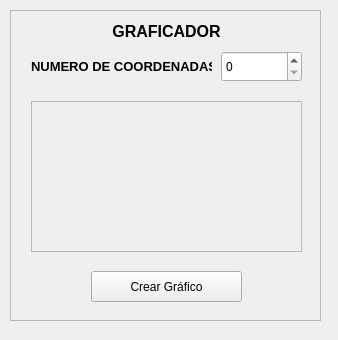
<?xml version="1.0" encoding="UTF-8"?>
<ui version="4.0">
 <class>Form</class>
 <widget class="QWidget" name="Form">
  <property name="geometry">
   <rect>
    <x>0</x>
    <y>0</y>
    <width>338</width>
    <height>340</height>
   </rect>
  </property>
  <property name="windowTitle">
   <string>Form</string>
  </property>
  <widget class="QScrollArea" name="scrollArea">
   <property name="geometry">
    <rect>
     <x>10</x>
     <y>10</y>
     <width>311</width>
     <height>311</height>
    </rect>
   </property>
   <property name="widgetResizable">
    <bool>true</bool>
   </property>
   <widget class="QWidget" name="scrollAreaWidgetContents">
    <property name="geometry">
     <rect>
      <x>0</x>
      <y>0</y>
      <width>309</width>
      <height>309</height>
     </rect>
    </property>
    <widget class="QLabel" name="label_2">
     <property name="geometry">
      <rect>
       <x>20</x>
       <y>40</y>
       <width>181</width>
       <height>31</height>
      </rect>
     </property>
     <property name="font">
      <font>
       <pointsize>10</pointsize>
       <weight>75</weight>
       <bold>true</bold>
      </font>
     </property>
     <property name="text">
      <string>NUMERO DE COORDENADAS:</string>
     </property>
    </widget>
    <widget class="QLabel" name="label">
     <property name="geometry">
      <rect>
       <x>100</x>
       <y>10</y>
       <width>111</width>
       <height>21</height>
      </rect>
     </property>
     <property name="font">
      <font>
       <pointsize>12</pointsize>
       <weight>75</weight>
       <bold>true</bold>
      </font>
     </property>
     <property name="text">
      <string>GRAFICADOR</string>
     </property>
     <property name="alignment">
      <set>Qt::AlignCenter</set>
     </property>
    </widget>
    <widget class="QSpinBox" name="spinBox">
     <property name="geometry">
      <rect>
       <x>210</x>
       <y>40</y>
       <width>81</width>
       <height>31</height>
      </rect>
     </property>
    </widget>
    <widget class="QScrollArea" name="scrollArea_3">
     <property name="geometry">
      <rect>
       <x>20</x>
       <y>90</y>
       <width>271</width>
       <height>151</height>
      </rect>
     </property>
     <property name="widgetResizable">
      <bool>true</bool>
     </property>
     <widget class="QWidget" name="scrollAreaWidgetContents_3">
      <property name="geometry">
       <rect>
        <x>0</x>
        <y>0</y>
        <width>269</width>
        <height>149</height>
       </rect>
      </property>
      <widget class="QWidget" name="gridLayoutWidget">
       <property name="geometry">
        <rect>
         <x>0</x>
         <y>0</y>
         <width>271</width>
         <height>151</height>
        </rect>
       </property>
       <layout class="QGridLayout" name="gridLayout"/>
      </widget>
     </widget>
    </widget>
    <widget class="QPushButton" name="btnCrearGrafico">
     <property name="geometry">
      <rect>
       <x>80</x>
       <y>260</y>
       <width>151</width>
       <height>31</height>
      </rect>
     </property>
     <property name="text">
      <string>Crear Gráfico</string>
     </property>
    </widget>
   </widget>
  </widget>
 </widget>
 <resources/>
 <connections/>
</ui>
